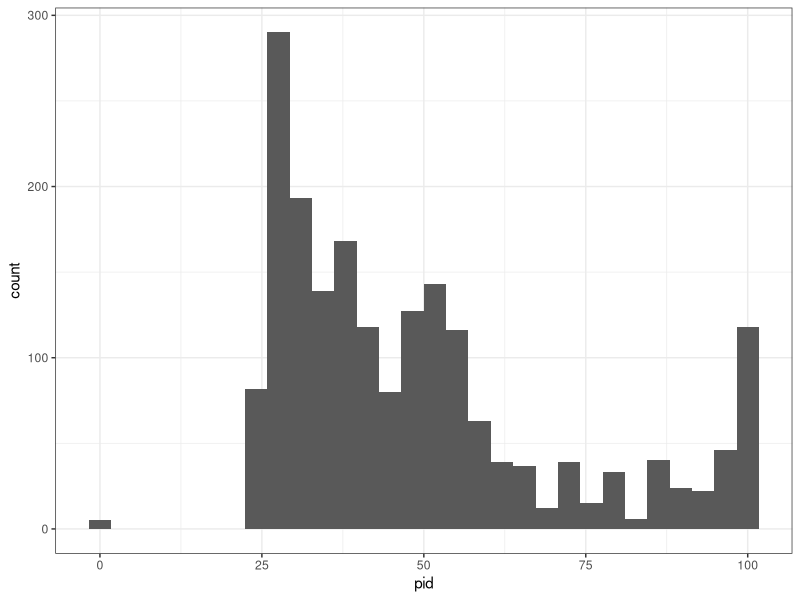

Here is the R script that generated this plot:
## Load other method data
setwd("~/git/nrps3/ubiome")
data <- read.table("all.pid.tsv", header=F, sep="\t")
colnames(data) <- c("query", "pid")

require(ggplot2)
ggplot(data, aes(x=pid)) + geom_histogram() + theme_bw()
